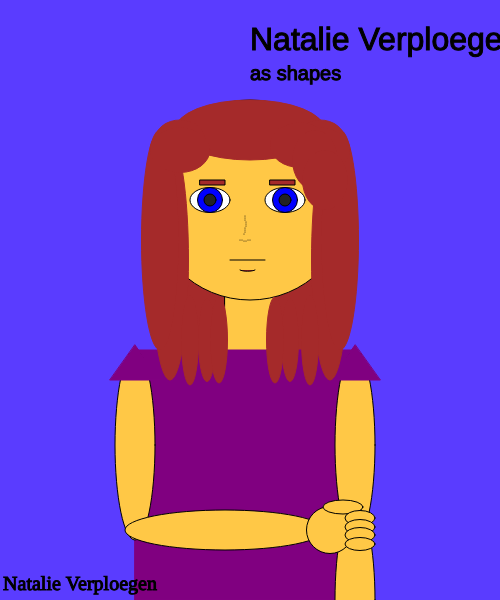
Frame 1 (no input)
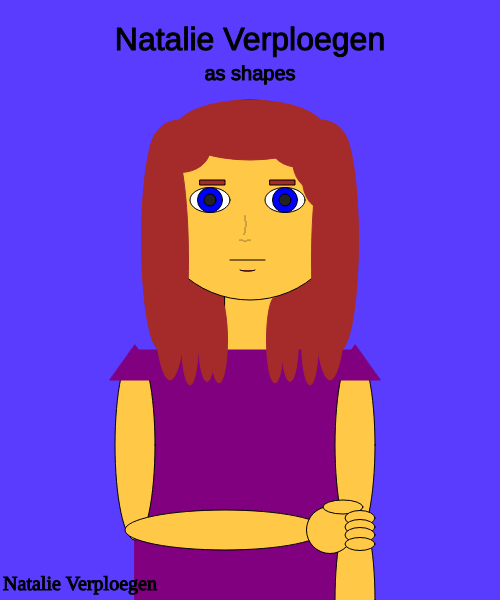
Frame 60 (no input)
Frame 120 (the mouse pressed at the canvas centre since frame 60): identical to frame 60, image omitted

The p5.js sketch that drew these frames (run headless with seeded random() and noise() and a simulated clock; from frame 60 on, the mouse is pressed at the canvas centre):

// p5.js sketch
// ── sketch.js
function setup()
        {
            createCanvas (500,600);
        }
        function draw()
        {
            background(90, 60, 450);

            //top head hair
            fill('brown');
            stroke('brown');
            ellipse(250,330,170,160);

            //neck
            stroke('black')
            fill(270, 200, 70);
            rect(225,295,50,60);
            

            //head
            stroke('black')
            fill(270, 200, 70);
            circle(250,200,200);
            

            //white of eyes
            fill('white');
            ellipse(285,200,40,25);
            ellipse(210,200,40,25);

            //iris
            fill(color(0, 0, 255));
            circle(285,200,25);
            circle(210,200,25);

            //pupil
            fill('#222222');
            circle(285,200,12);
            circle(210,200,12);
            
            //eyebrows
            fill('brown');
            rect(270,180,25,5);
            rect(200,180,25,5);            

            //lips
            line(230, 260, 265, 260);
            curve(240, 260, 240, 270, 255, 270, 255, 260)

            //shirt body
            fill('purple');
            stroke('purple');
            rect(135,350,220,250);

            //arms and hand
            fill(270, 200, 70);
            stroke(color('black'));
            ellipse(135,445,40,190);
            ellipse(355,445,40,190);
            ellipse(225,530,200,40);
            ellipse(355,600,40,190);
            circle(330, 530, 47);
            ellipse(343,507,40,14);
            ellipse(360,518,30,15);
            ellipse(360,527,30,15);
            ellipse(360,535,30,15);
            ellipse(360,544,30,13);

            //ridge of nose in points
            point(245, 216);
            point(245, 218);
            point(245, 220);
            point(246, 222);
            point(246, 224);
            point(246, 226);
            point(245, 228);
            point(245, 230);
            point(245, 232);
            point(244, 234);

            //bottom of nose in points
            point(240, 240);
            point(242, 240);
            point(244, 241);
            point(246, 241);
            point(248, 240);
            point(250, 240);
            
            //shirt sleeves
            fill('purple');
            stroke('purple');
            triangle(135, 345, 160, 380, 110, 380);
            triangle(355, 345, 330, 380, 380, 380);

            //hair part 1
            fill('brown');
            stroke('brown');
            ellipse(250,130,150,60);
            ellipse(170,260,37,240);
            ellipse(330,260,37,240);
            ellipse(160,240,37,220);
            ellipse(340,240,37,220);

            //hair part 2
            ellipse(180,140,50,40);
            ellipse(180,150,60,45);
            ellipse(320,140,50,40);
            ellipse(320,150,60,45);
            ellipse(300,145,60,45);
            ellipse(315,160,45,60);
            ellipse(325,180,45,60);

            //hair part 3
            ellipse(190,340,17,90);
            ellipse(207,340,17,83);
            ellipse(219,340,17,86);
            ellipse(310,340,17,90);
            ellipse(290,340,17,83);
            ellipse(275,340,17,86);

            //Title
            fill('black');
            stroke('black');
            textSize(32);
            text('Natalie Verploegen', 250, 50);
            textSize(20);
            text('as shapes', 250, 80);
            textAlign(CENTER);
            textFont('Times New Romans');

            //Signature
            textSize(20);
            text('Natalie Verploegen', 80, 590);
            textFont('Helvetica');
        }
// ── indexMove.html
<html>
    <head>
        <title>My Moving p5.js Page</title>
    </head>
    <script src="https://cdnjs.cloudflare.com/ajax/libs/p5.js/1.1.9/p5.min.js"></script>
    <script src= "sketch2.js"></script>
    <body>
        
    </body>
</html>
// ── sketch2.js
var headX = 250;
var headY = 200;
var headDirection = 2;

var bodyX = 135;
var bodyY = 350;
var bodyDirection = 3;

var eyebrowX1 = 270;
var eyebrowY1 = 180;
var eyebrowDirection1 = 1.3;

var eyebrowX2 = 200;
var eyebrowY2 = 180;
var eyebrowDirection2 = 1.5;

var neckX = 225;
var neckY = 295;
var neckDirection = 5;

var size = 32;
var count = 0;
var sizeDirection = 2;

function setup()
        {
            createCanvas (500,600);
        }
        function draw()
        {
            background(90, 60, 450);

            //top head hair
            fill('brown');
            stroke('brown');
            ellipse(250,330,170,160);

            //neck
            stroke('black')
            fill(270, 200, 70);
            rect(neckX,neckY,50,60);
            neckY += neckDirection;
            if(neckY <= 100 || neckY >= 500 )
            {
                neckDirection *= -1;
            }
            neckX += neckDirection;
            if(neckX <= 100 || neckX >= 500)
            {
                neckDirection *= 1;
            }

            //head
            stroke('black')
            fill(270, 200, 70);
            circle(headX,headY,200);
            headX+=headDirection;
            if(headX >= 300 || headX <= 200)
            {
                headDirection *= -1;
            }

            //white of eyes
            fill('white');
            ellipse(285,200,40,25);
            ellipse(210,200,40,25);

            //iris
            fill(color(0, 0, 255));
            circle(285,200,25);
            circle(210,200,25);

            //pupil
            fill('#222222');
            circle(285,200,12);
            circle(210,200,12);
            
            //eyebrows
            fill('brown');
            rect(270,eyebrowY1,25,5);
            eyebrowY1 += eyebrowDirection1;
            if(eyebrowY1 <= 160 || eyebrowY1 >= 187 )
            {
                eyebrowDirection1 *= -1;
            }
            rect(200,eyebrowY2,25,5);
            eyebrowY2 += eyebrowDirection2;
            if(eyebrowY2 <= 160 || eyebrowY2 >= 187 )
            {
                eyebrowDirection2 *= -1;
            }

            //lips
            line(230, 260, 265, 260);
            curve(240, 260, 240, 270, 255, 270, 255, 260)

            //shirt body
            fill('purple');
            stroke('purple');
            rect(bodyX,350,220,250);
            bodyX += bodyDirection;
            if(bodyX <= 100 || bodyX >= 200 )
            {
                bodyDirection *= -1;
            }

            //arms and hand
            fill(270, 200, 70);
            stroke(color('black'));
            ellipse(135,445,40,190);
            ellipse(355,445,40,190);
            ellipse(225,530,200,40);
            ellipse(355,600,40,190);
            circle(330, 530, 47);
            ellipse(343,507,40,14);
            ellipse(360,518,30,15);
            ellipse(360,527,30,15);
            ellipse(360,535,30,15);
            ellipse(360,544,30,13);

            //ridge of nose in points
            point(245, 216);
            point(245, 218);
            point(245, 220);
            point(246, 222);
            point(246, 224);
            point(246, 226);
            point(245, 228);
            point(245, 230);
            point(245, 232);
            point(244, 234);

            //bottom of nose in points
            point(240, 240);
            point(242, 240);
            point(244, 241);
            point(246, 241);
            point(248, 240);
            point(250, 240);
            
            //shirt sleeves
            fill('purple');
            stroke('purple');
            triangle(135, 345, 160, 380, 110, 380);
            triangle(355, 345, 330, 380, 380, 380);

            //hair part 1
            fill('brown');
            stroke('brown');
            ellipse(250,130,150,60);
            ellipse(170,260,37,240);
            ellipse(330,260,37,240);
            ellipse(160,240,37,220);
            ellipse(340,240,37,220);

            //hair part 2
            ellipse(180,140,50,40);
            ellipse(180,150,60,45);
            ellipse(320,140,50,40);
            ellipse(320,150,60,45);
            ellipse(300,145,60,45);
            ellipse(315,160,45,60);
            ellipse(325,180,45,60);

            //hair part 3
            ellipse(190,340,17,90);
            ellipse(207,340,17,83);
            ellipse(219,340,17,86);
            ellipse(310,340,17,90);
            ellipse(290,340,17,83);
            ellipse(275,340,17,86);

            //Title
            fill('black');
            stroke('black');
            textSize(size);
            size+= sizeDirection;
            count++;
            if(count > 5)
            {
                sizeDirection *=-1;
                count = 0;
            }
            text('Natalie Verploegen', 250, 50);
            textSize(size);
            size+= sizeDirection;
            count++;
            if(count > 5)
            {
                sizeDirection *=-1;
                count = 0;
            }
            text('as shapes', 250, 80);
            textAlign(CENTER);
            textFont('Times New Romans');

            //Signature
            textSize(20);
            text('Natalie Verploegen', 80, 590);
            textFont('Helvetica');
        }
